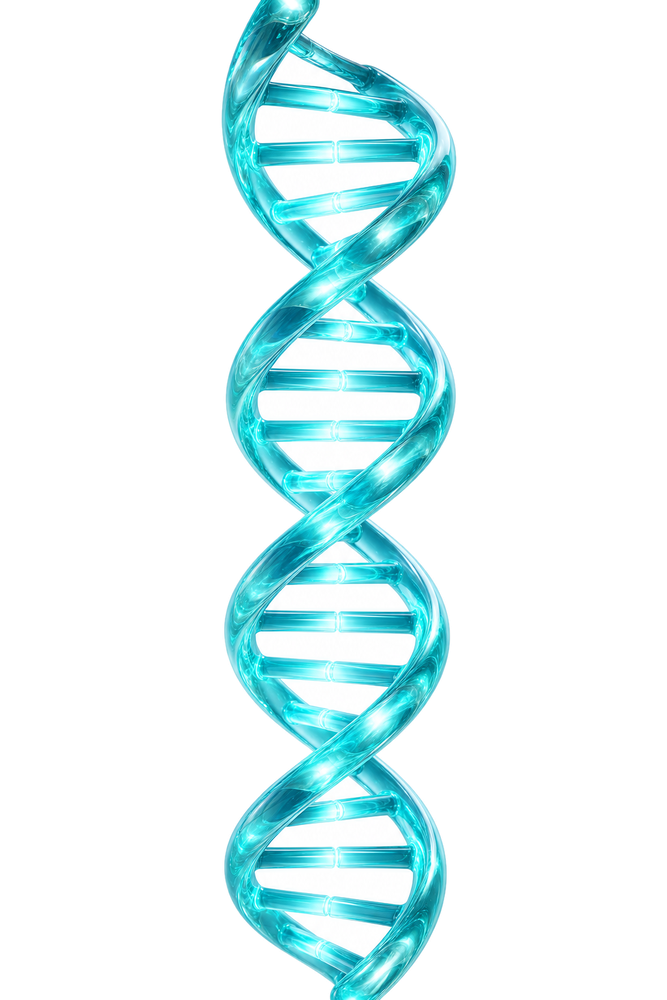
#> input picture afisha/src/dna_cut.png, 667 x 1000 px, shrunk from 1024 x 1536 before the run
$ python cutout.py dna_cut.png mol_cut.png 1.0
#> lines starting #> are read from the running program, lines starting #| are printed output that depends on the picture; after the words box and inside, x2 and y2 are one past the last pixel; in counts of white or black regions, pixels touching at a corner belong together
from PIL import Image, ImageFilter
import numpy as np
from collections import deque

def cutout(src,dst,tol,feather=1.3):
#> called with src = 'dna_cut.png', dst = 'mol_cut.png', tol = 1, feather = 1.3
    im=Image.open(src).convert('RGB'); a=np.asarray(im).astype(np.int16); h,w,_=a.shape
#> after `im = Image.open(src).convert('RGB')`:
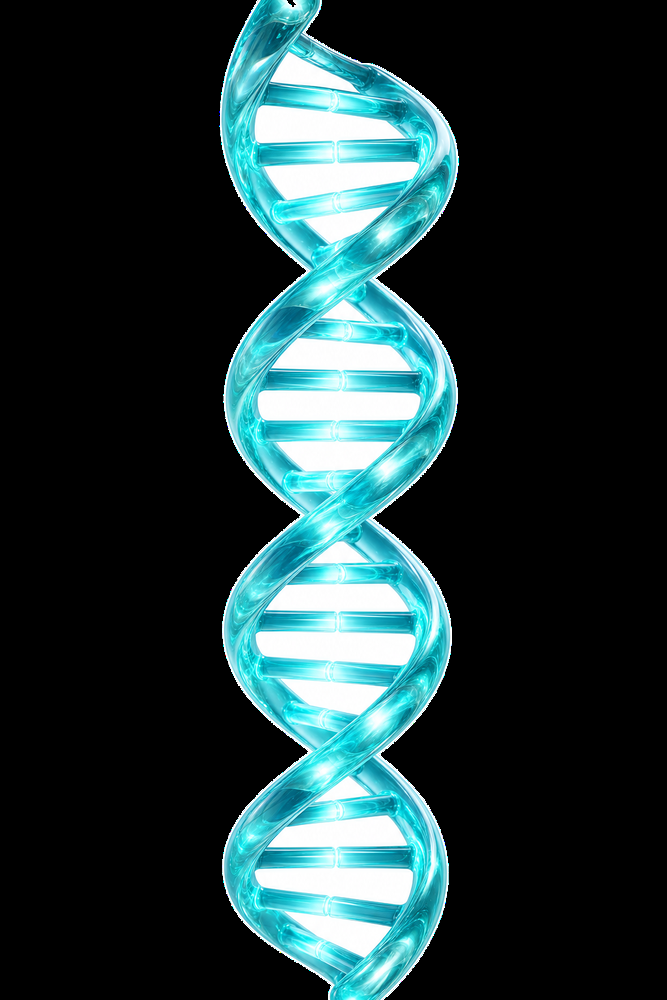
#> im: PIL image 667x1000 RGB; mean R, G, B 32.9, 55.9, 57.9
#> after `h, w, _ = a.shape`: h = 1000; w = 667
    border=np.concatenate([a[0,:],a[-1,:],a[:,0],a[:,-1]]); seed=np.median(border,axis=0)
#> after `seed = np.median(border, axis=0)`: seed = [0, 0, 0]
    dist=np.sqrt(((a-seed)**2).sum(axis=2)); cand=dist<tol
#> after `dist = np.sqrt(((a - seed) ** 2).sum(axis=2))`:
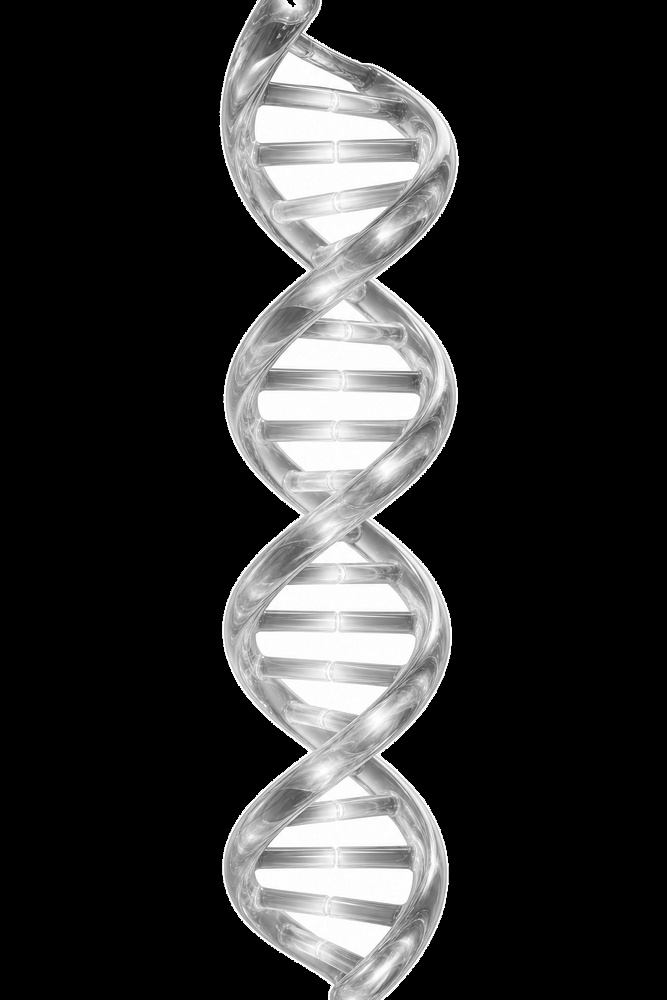
#> dist: shape (1000, 667) float64; min 0, max 441.7, mean 88.9; drawn with min black and max white
#> after `cand = dist < tol`:
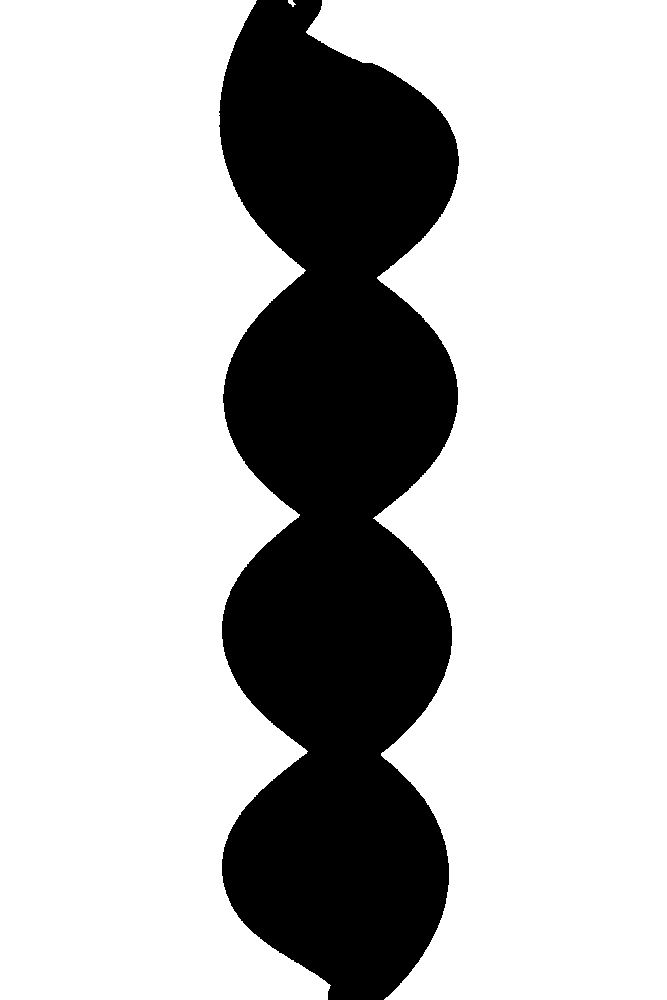
#> cand: shape (1000, 667) bool; 74.1% white; 1 black region, box (x1, y1, x2, y2) and area: (219, 0, 459, 1000) 172983
    vis=np.zeros((h,w),bool); dq=deque()
    for x in range(w):
        for y in (0,h-1):
            if cand[y,x] and not vis[y,x]: vis[y,x]=True; dq.append((y,x))
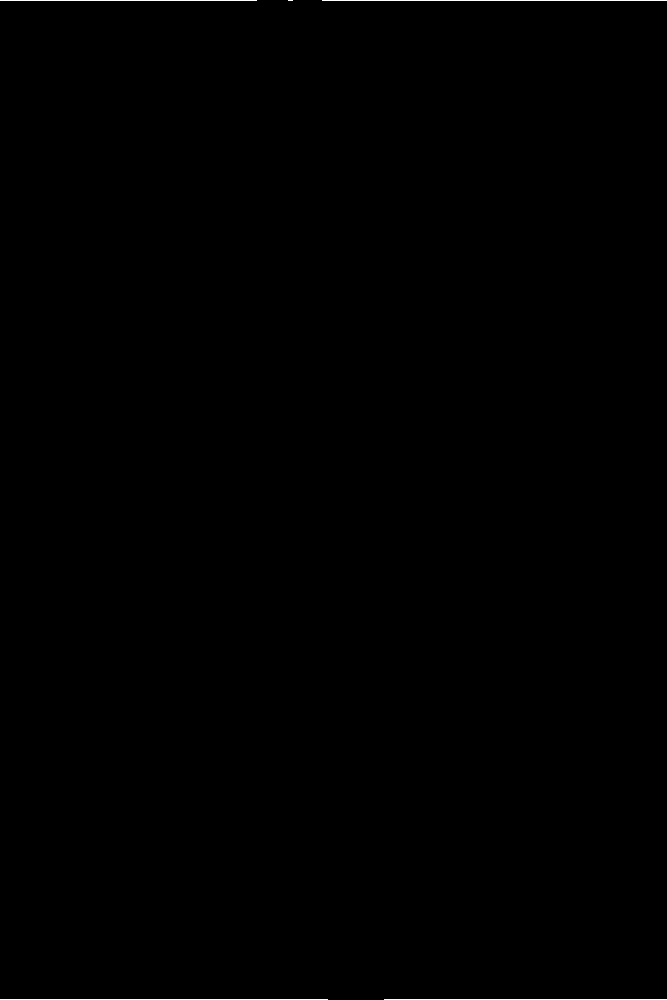
#> vis: shape (1000, 667) bool; 0.18% white in thin lines or dots
    for y in range(h):
        for x in (0,w-1):
            if cand[y,x] and not vis[y,x]: vis[y,x]=True; dq.append((y,x))
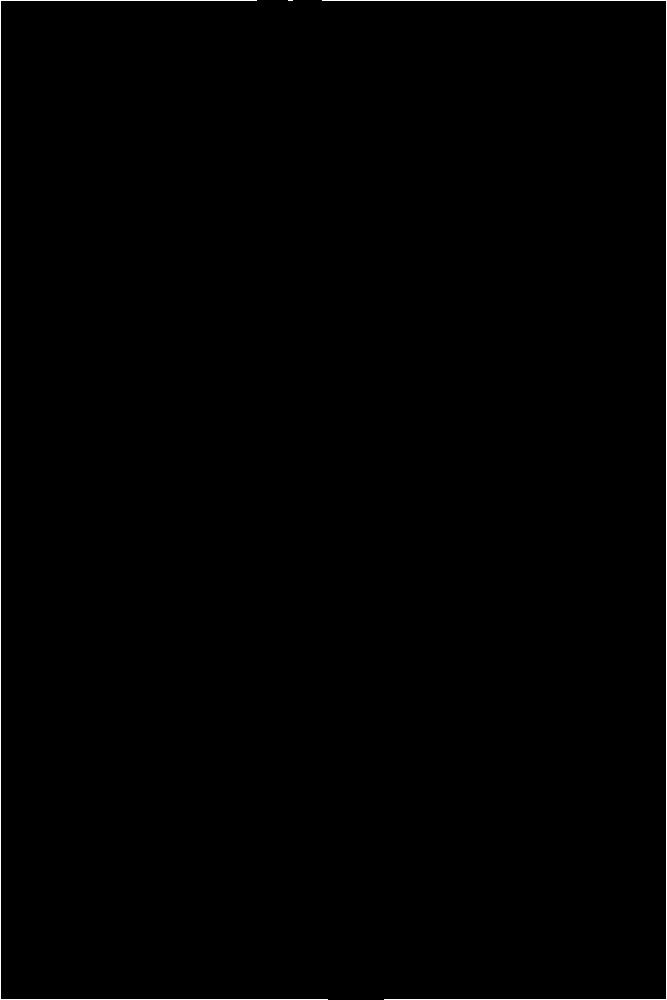
#> vis: shape (1000, 667) bool; 0.48% white in thin lines or dots
    while dq:
        y,x=dq.popleft()
        for dy,dx in ((1,0),(-1,0),(0,1),(0,-1)):
            ny,nx=y+dy,x+dx
            if 0<=ny<h and 0<=nx<w and cand[ny,nx] and not vis[ny,nx]:
                vis[ny,nx]=True; dq.append((ny,nx))
    al=np.where(vis,0,255).astype(np.uint8)
    m=Image.fromarray(al).filter(ImageFilter.GaussianBlur(feather))
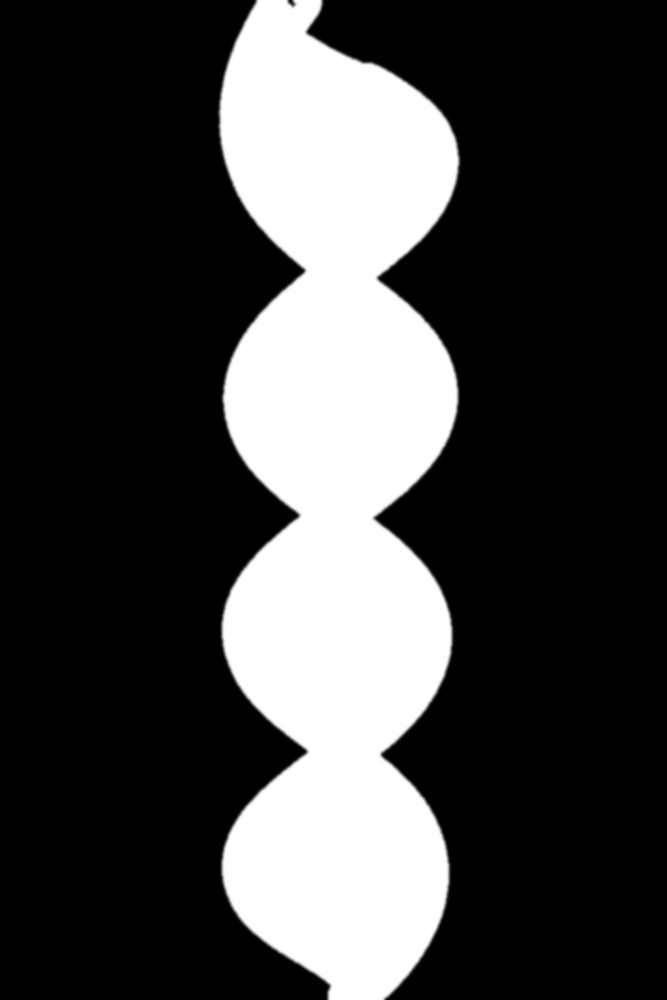
#> m: PIL image 667x1000 L; min 0, max 255, mean 66.1
    o=im.convert('RGBA'); o.putalpha(m); o.save(dst)
    print(dst, 'transparent%', round(vis.mean()*100,1))
#| mol_cut.png transparent% 74.1

import sys
cutout(sys.argv[1],sys.argv[2],float(sys.argv[3]))
